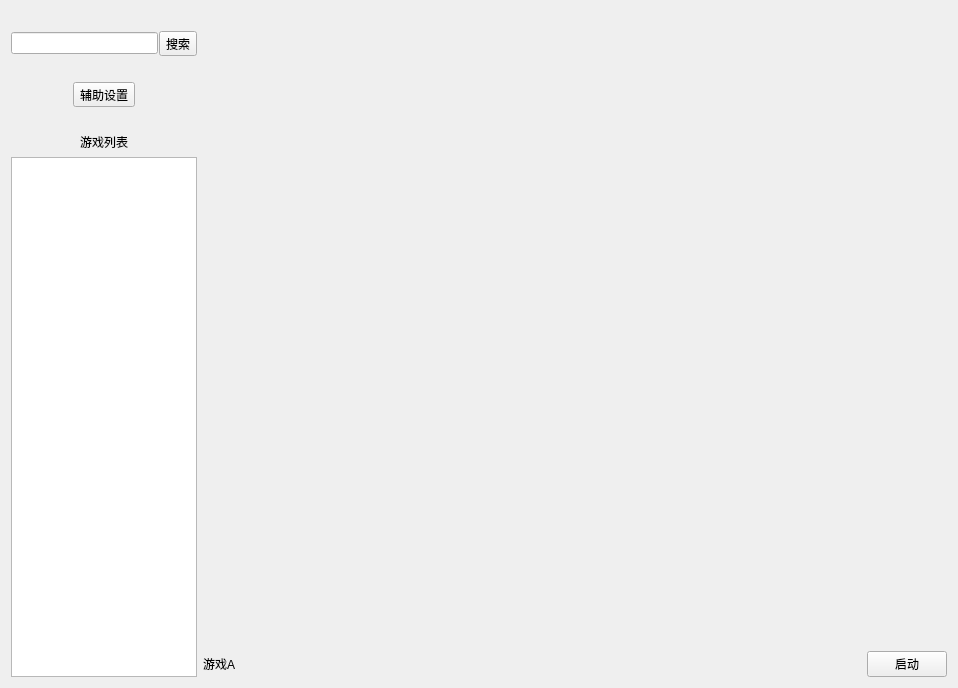
<?xml version="1.0" encoding="UTF-8"?>
<ui version="4.0">
 <class>start_game</class>
 <widget class="QWidget" name="start_game">
  <property name="geometry">
   <rect>
    <x>0</x>
    <y>0</y>
    <width>958</width>
    <height>688</height>
   </rect>
  </property>
  <property name="windowTitle">
   <string>Form</string>
  </property>
  <layout class="QGridLayout" name="gridLayout">
   <item row="0" column="0">
    <layout class="QHBoxLayout" name="widget_layout" stretch="2,8">
     <item>
      <layout class="QVBoxLayout" name="verticalLayout" stretch="0,0,0,0,0,0,0">
       <item>
        <spacer name="verticalSpacer_3">
         <property name="orientation">
          <enum>Qt::Vertical</enum>
         </property>
         <property name="sizeType">
          <enum>QSizePolicy::Preferred</enum>
         </property>
         <property name="sizeHint" stdset="0">
          <size>
           <width>20</width>
           <height>20</height>
          </size>
         </property>
        </spacer>
       </item>
       <item>
        <layout class="QHBoxLayout" name="search_layout" stretch="8,0">
         <property name="spacing">
          <number>1</number>
         </property>
         <item>
          <widget class="QLineEdit" name="search_edit">
           <property name="sizePolicy">
            <sizepolicy hsizetype="Expanding" vsizetype="Fixed">
             <horstretch>0</horstretch>
             <verstretch>0</verstretch>
            </sizepolicy>
           </property>
          </widget>
         </item>
         <item>
          <widget class="QToolButton" name="search_btn">
           <property name="text">
            <string>搜索</string>
           </property>
          </widget>
         </item>
        </layout>
       </item>
       <item>
        <spacer name="verticalSpacer">
         <property name="orientation">
          <enum>Qt::Vertical</enum>
         </property>
         <property name="sizeType">
          <enum>QSizePolicy::Preferred</enum>
         </property>
         <property name="sizeHint" stdset="0">
          <size>
           <width>20</width>
           <height>20</height>
          </size>
         </property>
        </spacer>
       </item>
       <item>
        <layout class="QHBoxLayout" name="horizontalLayout_2">
         <item>
          <widget class="QToolButton" name="auxiliary_set_btn">
           <property name="text">
            <string>辅助设置</string>
           </property>
          </widget>
         </item>
        </layout>
       </item>
       <item>
        <spacer name="verticalSpacer_2">
         <property name="orientation">
          <enum>Qt::Vertical</enum>
         </property>
         <property name="sizeType">
          <enum>QSizePolicy::Preferred</enum>
         </property>
         <property name="sizeHint" stdset="0">
          <size>
           <width>20</width>
           <height>20</height>
          </size>
         </property>
        </spacer>
       </item>
       <item>
        <widget class="QLabel" name="label">
         <property name="text">
          <string>游戏列表</string>
         </property>
         <property name="alignment">
          <set>Qt::AlignCenter</set>
         </property>
        </widget>
       </item>
       <item>
        <widget class="QListWidget" name="game_list"/>
       </item>
      </layout>
     </item>
     <item>
      <layout class="QVBoxLayout" name="verticalLayout_3" stretch="9,1">
       <item>
        <widget class="QWidget" name="widget" native="true"/>
       </item>
       <item>
        <layout class="QHBoxLayout" name="horizontalLayout">
         <item>
          <widget class="QLabel" name="label_2">
           <property name="text">
            <string>游戏A</string>
           </property>
           <property name="alignment">
            <set>Qt::AlignCenter</set>
           </property>
          </widget>
         </item>
         <item>
          <spacer name="horizontalSpacer">
           <property name="orientation">
            <enum>Qt::Horizontal</enum>
           </property>
           <property name="sizeHint" stdset="0">
            <size>
             <width>40</width>
             <height>20</height>
            </size>
           </property>
          </spacer>
         </item>
         <item>
          <widget class="QPushButton" name="start_btn">
           <property name="text">
            <string>启动</string>
           </property>
          </widget>
         </item>
        </layout>
       </item>
      </layout>
     </item>
    </layout>
   </item>
  </layout>
 </widget>
 <resources/>
 <connections/>
</ui>
